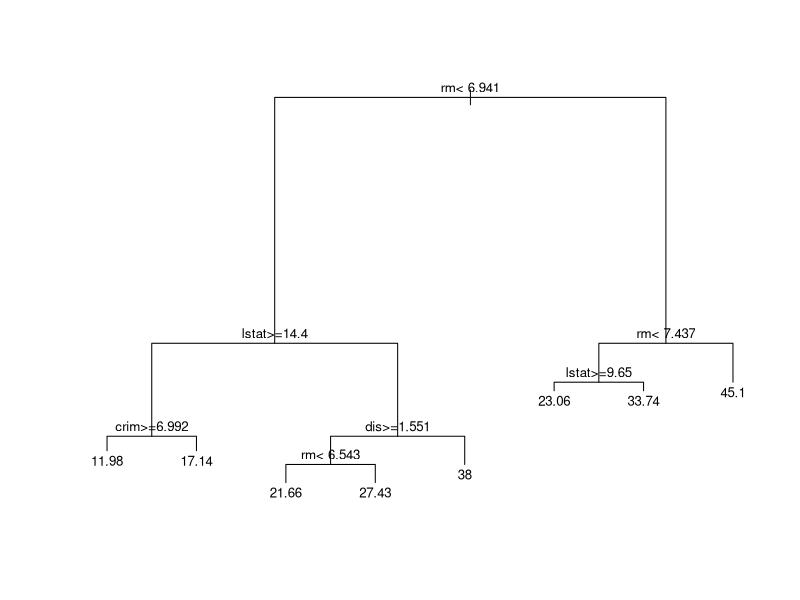

Write the R code that produced this figure.
library("MASS") # for Boston Housing data
library("rpart")
model <-rpart(medv~., data=Boston)
print(model)
plot(model); text(model, cex=0.8)
